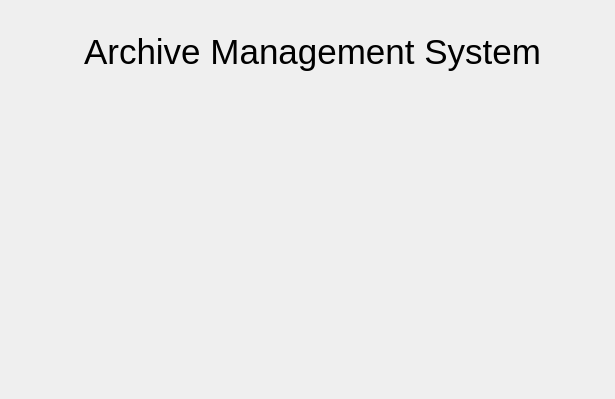
      <widget class="QWidget" name="tab_10">
       <attribute name="title">
        <string>Home</string>
       </attribute>
       <layout class="QGridLayout" name="gridLayout">
        <item row="0" column="0">
         <widget class="QWidget" name="widget_101" native="true"/>
        </item>
        <item row="0" column="1">
         <widget class="QWidget" name="widget_6" native="true">
          <property name="sizePolicy">
           <sizepolicy hsizetype="Preferred" vsizetype="Preferred">
            <horstretch>0</horstretch>
            <verstretch>0</verstretch>
           </sizepolicy>
          </property>
          <property name="minimumSize">
           <size>
            <width>581</width>
            <height>371</height>
           </size>
          </property>
          <widget class="QLabel" name="label_2">
           <property name="geometry">
            <rect>
             <x>-30</x>
             <y>0</y>
             <width>651</width>
             <height>81</height>
            </rect>
           </property>
           <property name="font">
            <font>
             <family>Segoe UI</family>
             <pointsize>26</pointsize>
            </font>
           </property>
           <property name="text">
            <string>Archive Management System</string>
           </property>
           <property name="alignment">
            <set>Qt::AlignCenter</set>
           </property>
          </widget>
          <widget class="QPushButton" name="design_6">
           <property name="geometry">
            <rect>
             <x>190</x>
             <y>60</y>
             <width>200</width>
             <height>200</height>
            </rect>
           </property>
           <property name="text">
            <string/>
           </property>
           <property name="icon">
            <iconset resource="icons.qrc">
             <normaloff>:/icons/SORSOGON.png</normaloff>
             <disabledoff>:/icons/SORSOGON.png</disabledoff>:/icons/SORSOGON.png</iconset>
           </property>
           <property name="iconSize">
            <size>
             <width>200</width>
             <height>200</height>
            </size>
           </property>
           <property name="flat">
            <bool>true</bool>
           </property>
          </widget>
          <widget class="QPushButton" name="design_9">
           <property name="geometry">
            <rect>
             <x>90</x>
             <y>180</y>
             <width>401</width>
             <height>121</height>
            </rect>
           </property>
           <property name="text">
            <string/>
           </property>
           <property name="icon">
            <iconset resource="icons.qrc">
             <normaloff>:/icons/ph_design_6.png</normaloff>
             <disabledoff>:/icons/ph_design_6.png</disabledoff>:/icons/ph_design_6.png</iconset>
           </property>
           <property name="iconSize">
            <size>
             <width>300</width>
             <height>300</height>
            </size>
           </property>
           <property name="flat">
            <bool>true</bool>
           </property>
          </widget>
          <widget class="QPushButton" name="design_10">
           <property name="geometry">
            <rect>
             <x>240</x>
             <y>240</y>
             <width>101</width>
             <height>111</height>
            </rect>
           </property>
           <property name="text">
            <string/>
           </property>
           <property name="icon">
            <iconset resource="icons.qrc">
             <normaloff>:/icons/fingerprint_ph.png</normaloff>
             <disabledoff>:/icons/fingerprint_ph.png</disabledoff>:/icons/fingerprint_ph.png</iconset>
           </property>
           <property name="iconSize">
            <size>
             <width>100</width>
             <height>100</height>
            </size>
           </property>
           <property name="flat">
            <bool>true</bool>
           </property>
          </widget>
         </widget>
        </item>
        <item row="0" column="2">
         <widget class="QWidget" name="widget_104" native="true"/>
        </item>
        <item row="1" column="1">
         <widget class="QWidget" name="widget_105" native="true"/>
        </item>
       </layout>
      </widget>
